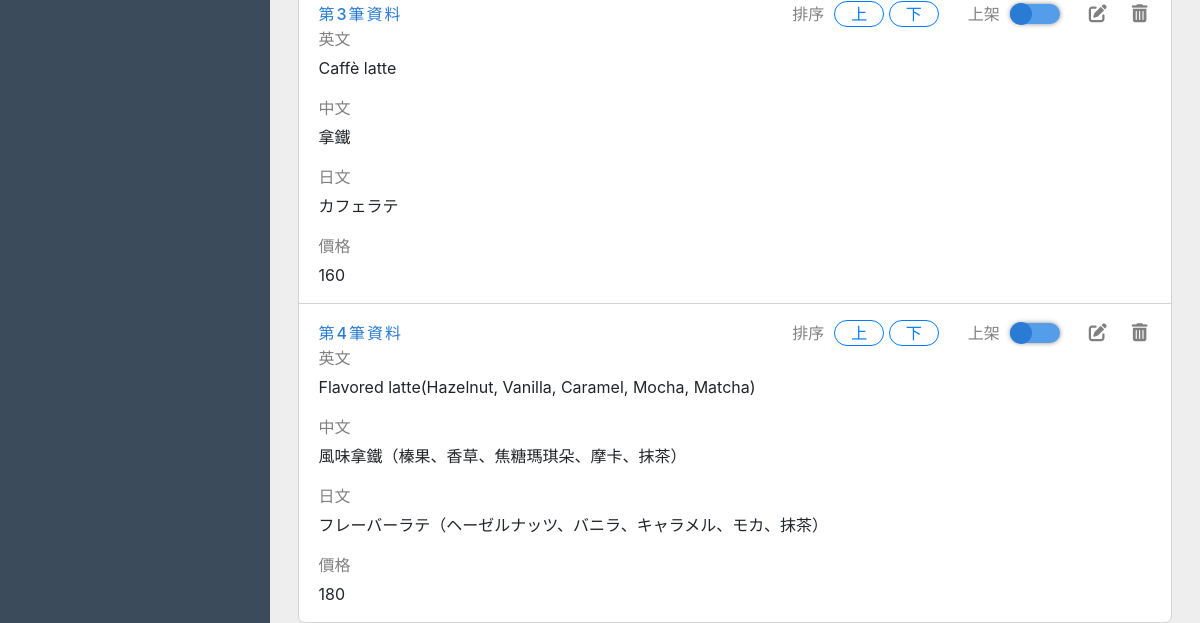
/back.php?do=coffee&type=Coffee (signed in, lower part), run on an earlier commit of the app's database.
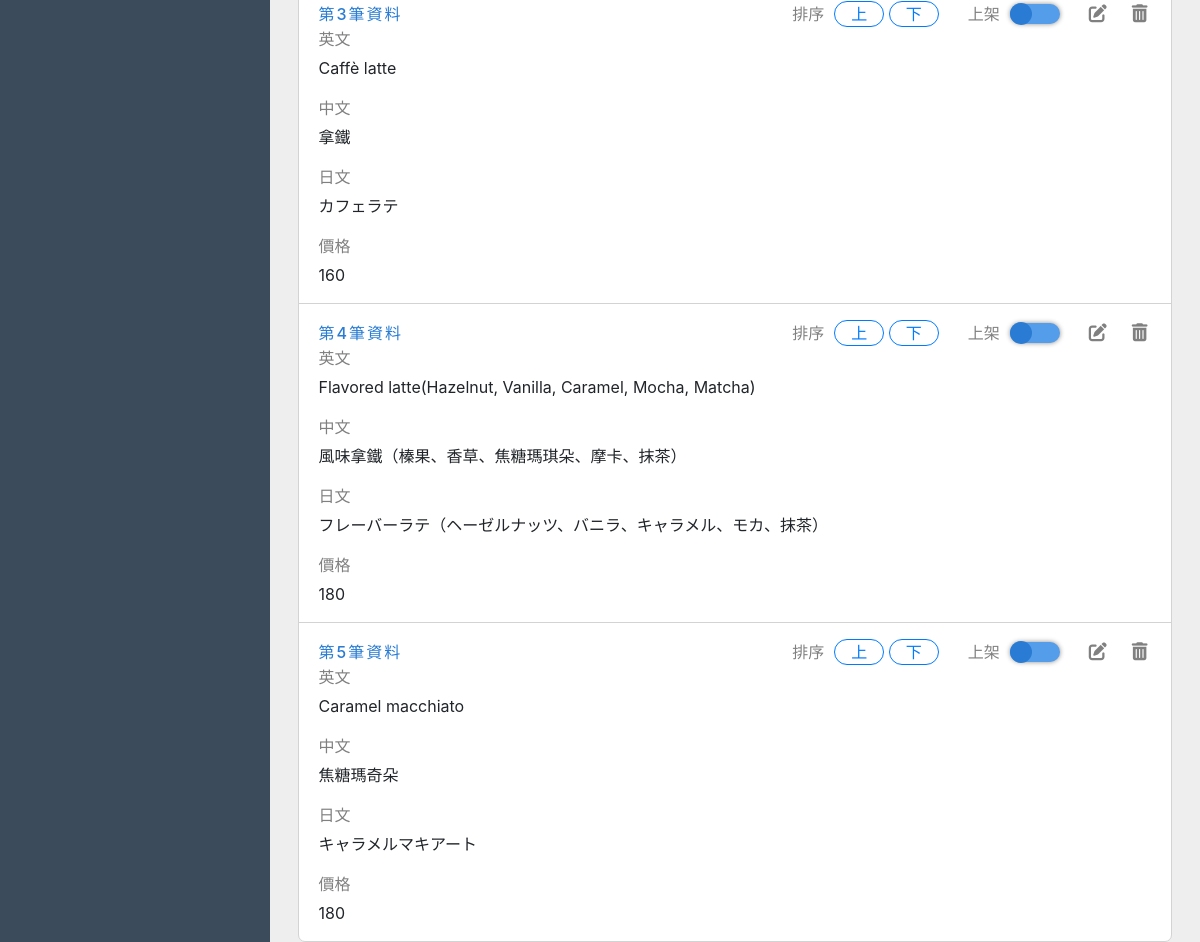
And on a later commit of the database.
### tables this page shows
CREATE TABLE `jazz_coffee` (
  `id` int(11) NOT NULL,
  `type` varchar(12) NOT NULL COMMENT '分類',
  `name` text NOT NULL COMMENT '英文品名',
  `chinese` text NOT NULL COMMENT '中文',
  `japanese` text NOT NULL COMMENT '日文',
  `price` int(11) NOT NULL COMMENT '價格',
  `rank` tinyint(4) NOT NULL COMMENT '排序',
  `sh` tinyint(1) NOT NULL DEFAULT 1 COMMENT '上下架',
  `break` tinyint(1) NOT NULL DEFAULT 0 COMMENT '換行(ex:風味拿鐵)'
);

### base.php (called while the page is built, shortened)
<?php
class DB{
    protected $dsn = "mysql:host=localhost;chatset=utf8;dbname=s1110205";
    protected $table;
    protected $pdo;
    function __construct($table){
        $this->table = $table;
        $this->pdo = new PDO($this->dsn,'root','');
    }
    function all(...$ary){
        $sql = "SELECT * FROM $this->table ";
        if (isset($ary[0])) {
            if(is_array($ary[0])){
                foreach ($ary[0] as $key => $value) {
                    $tmp[] = "`$key` = '$value'";
                }
                $sql.=" WHERE ".join(" AND ",$tmp);
            }else {
                $sql.=$ary[0];
            }
        }
        if (isset($ary[1])) {
            $sql.=$ary[1];
        }
        return $this->pdo->query($sql)->fetchAll(PDO::FETCH_ASSOC);
    }
}
$Coffee = new DB('jazz_coffee');
?>

### back/coffee.php (the view, shortened to what this page needs)
<div class="right_content">
    <div class="form_group">
        <div>
        <?php
        $rows = $Coffee->all(['type'=>$_GET['type']],"ORDER BY `rank` ASC");
        foreach ($rows as $key => $row) {
        ?>
            <div class="form_item_group">
                <div class="form_item form_item_control">
                    <span class="form_item_num">第<?= $key + 1 ?>筆資料</span>
                    <div class="form_item_btns">
                        <span class="form_item_smtitle">排序</span>
                        <div class="order_btn" data-order="<?= $row['rank'] ?>" data-id="<?= $row['id'] ?>">
                            <button type="button" class="btn btn-outline-primary order_upbtn">上</button>
                            <button type="button" class="btn btn-outline-primary order_bnbtn">下</button>
                        </div>
                        <div class="form_item_sh">
                            <span class="form_item_smtitle">上架</span>
                            <div class="sh_bg <?= ($row['sh'] == 1) ? 'sh_show' : '' ?>" data-id="<?= $row['id'] ?>">
                                <div class="sh_btn <?= ($row['sh'] == 1) ? 'sh_btn_show' : '' ?>"></div>
                            </div>
                        </div>
                        <div class="flex">
                            <div class="form_item_edit" data-id="<?=$row['id']?>" data-toggle="modal" data-target="#editModal" onclick="edit(this)">
                                <i class="fa-solid fa-pen-to-square"></i>
                            </div>
                            <div class="form_item_del" data-id="<?=$row['id']?>">
                                <i class="fa-solid fa-trash-can"></i>
                            </div>
                        </div>
                    </div>
                </div>
                <div class="form_item first_item">
                    <div class="form_item_text">英文</div>
                    <p><?= $row['name'] ?></p>
                </div>
                <div class="form_item">
                    <div class="form_item_text">中文</div>
                    <p><?= $row['chinese'] ?></p>
                </div>
                <div class="form_item">
                    <div class="form_item_text">日文</div>
                    <p><?= $row['japanese'] ?></p>
                </div>
                <div class="form_item">
                    <div class="form_item_text">價格</div>
                    <p><?= $row['price'] ?></p>
                </div>
            </div>
                <?php
                }
                ?>
         </div>
    </div>
</div>

### back.php (shortened to what this page needs)
<?php
$do = $_GET['do'] ?? 'main';
include('./base.php');
?>
<!DOCTYPE html>
<html lang="en">
<head>
    <link rel="stylesheet" href="https://cdnjs.cloudflare.com/ajax/libs/font-awesome/6.1.2/css/all.min.css"
 />
    <link rel="stylesheet" href="https://cdn.jsdelivr.net/npm/bootstrap@4.6.2/dist/css/bootstrap.min.css"
>
    <link rel="stylesheet" href="./css/all.css">
    <link rel="stylesheet" href="./css/back.css">
</head>
<body>
    <div class="content d-flex flex-wrap">
        <div class="nav_top d-flex ">
        </div>
        <div class="left">
            <a href="?do=admin" class=" left_item <?=($do == 'admin')?'left_item_active':''?>">
            </a>
        </div>
        <div class="right">
            <?php
            if (file_exists('./back/' . $do . '.php')) {
                include('./back/' . $do . '.php');
            } else {
                to('./back.php');
            }
            ?>
        </div>
    </div>
</body>
</html>

### css/all.css (style rules this page uses)
.flex { display: flex; flex-wrap: wrap; }

### css/back.css (style rules this page uses)
* { box-sizing: border-box; margin: 0; padding: 0; }
.content { height: 100vh; position: relative; }
.nav_top { width: 100%; position: relative; }
.left { position: absolute; top: 60px; width: 270px; background-color: rgb(59, 75, 92); overflow-y: auto; left: 0; bottom: 0; z-index: 1; }
.right { position: absolute; top: 60px; bottom: 0; right: 0; overflow: auto; background-color: rgb(238, 238, 238); width: calc(100% - 270px); }
.left_item { color: rgb(224, 224, 224); height: 60px; font-size: 18px; line-height: 80px; padding: 0 20px; display: block; text-decoration: none; transition: 0.5s; }
.right_content { min-height: calc(100% - 64px); width: 96%; margin: auto; }
.form_group { background-color: white; width: 98%; margin: auto; border-radius: 7px; border: 1px solid lightgray; }
.form_item { padding: 0px 20px; }
.form_item_text { color: grey; margin-bottom: 5px; }
.form_item_smtitle { color: grey; margin-right: 10px; }
.form_item_edit { margin-left:25px; color: gray; cursor: pointer; font-size: 18px; transition: 0.3s; }
.form_item_del { margin-left:25px; color: gray; cursor: pointer; font-size: 18px; transition: 0.3s; }
.form_item_group:not(:last-child) { border-bottom: 1px solid lightgray; }
.form_item_control { display: flex; align-items: center; justify-content: space-between; margin-top: 15px; }
.form_item_num { color: rgb(41, 123, 211); font-weight: 500; letter-spacing: 2px; }
.form_item_btns,.form_item_sh { display: flex; align-items: center; margin-left: 25px; padding: 0 4px; }
.order_btn > button { border-radius: 15px; width: 50px; padding: 0; }
.sh_bg { width: 50px; height: 20px; border-radius: 20px; display: flex; align-items: center; cursor: pointer; transition: 0.8s; background-color: rgb(205, 208, 212); justify-content: end; box-shadow: 0 0 5px rgb(139, 139, 139); }
.sh_btn { width: 22px; height: 22px; border-radius: 22px; transition: 0.8s; background-color: rgb(128, 128, 128); }
.sh_show { background-color: rgb(84, 157, 235); justify-content: start; }
.sh_btn_show { background-color: rgb(41, 123, 211); }

What changed in the data, as far as the page shows it:
added jazz_coffee: sh 1 (drawn), name "Caramel macchiato", chinese "焦糖瑪奇朵", japanese "キャラメルマキアート", price "180"
